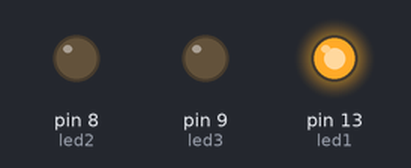
A sketch run on a simulated Arduino Uno, built with avr-gcc and run on an emulated ATmega328P. Parts: output pins drawn as LEDs (lit = HIGH).

Above: at 0.5 s.
At 2.5 s:
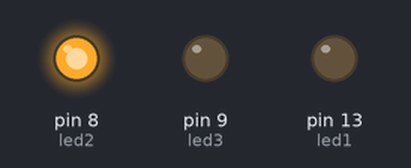
At 4.5 s:
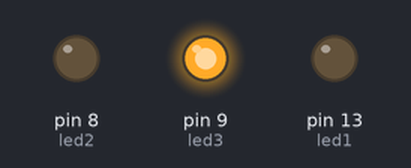
At 5.5 s:
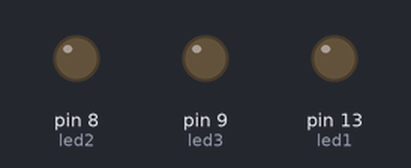
Timing chart, 0 to 7.8 s (numbered marks = the images above):
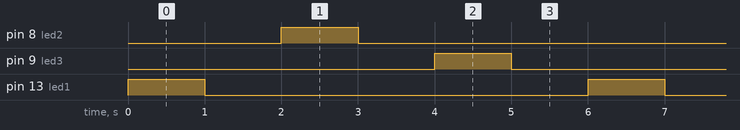

The sketch:

sketch_jul06c.ino
```cpp
int led1 = 13;
int led2 = 8;
int led3 = 9;

void setup() {
  // put your setup code here, to run once:
  pinMode(led1,OUTPUT);
  pinMode(led2,OUTPUT);
  pinMode(led3,OUTPUT);
}

void loop() {
  // put your main code here, to run repeatedly:
  digitalWrite(led1,HIGH);
  delay(1000);
  digitalWrite(led1,LOW);
  delay(1000);
  digitalWrite(led2,HIGH);
  delay(1000);
  digitalWrite(led2,LOW);
  delay(1000);
  digitalWrite(led3,HIGH);
  delay(1000);
  digitalWrite(led3,LOW);
  delay(1000);

}
```

Measured:
- by itself, pin 8 (led2), pin 9 (led3), pin 13 (led1): alternates HIGH for 1.0 s and LOW for 5.0 s
- by itself, everything shown: repeats every 6.0 s, in 6 steps
